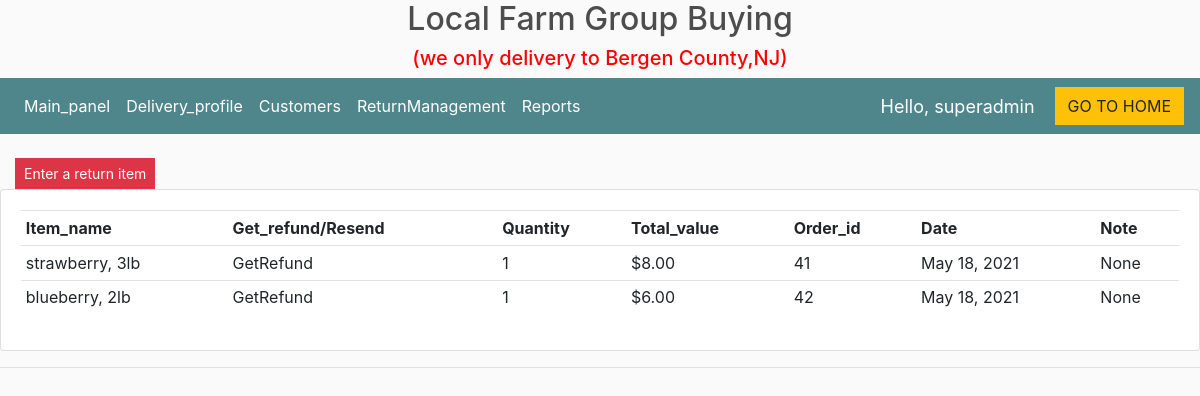
The page /ReturnManagement/ (signed in) on the database its author committed.
### store/models.py (models this page shows, shortened)
class ReturnManagement(models.Model):
	CATEGORY = (
		('GetRefund', 'GetRefund'),
		('ResendItem', 'ResendItem'),
	)
	item_name = models.ForeignKey(Product, on_delete=models.SET_NULL, null=True)
	category = models.CharField(max_length=200, null=True, choices=CATEGORY)
	quantity = models.IntegerField(default=0, null=True, blank=True)
	total_value = models.FloatField()
	order = models.ForeignKey(Order, on_delete=models.SET_NULL, null=True)
	date = models.DateField(max_length=100, null=True)
	note = models.CharField(max_length=200, null=True, blank=True)

class Product(models.Model):
	CATEGORY = (
		('Vegetables', 'Vegetables'),
		('Fruits', 'Fruits'),
		('Eggs', 'Eggs'),
	)
	name = models.CharField(max_length=200)
	category = models.CharField(max_length=200, null=True, choices=CATEGORY)
	price = models.FloatField()
	describe = models.CharField(max_length=1000)
	image = models.ImageField(null=True, blank=True)
	def __str__(self):
		return self.name

class Order(models.Model):
	customer = models.ForeignKey(Customer, on_delete=models.SET_NULL, null=True, blank=True)
	date_ordered = models.DateTimeField(max_length=100, null=True)
	complete = models.BooleanField(default=False)
	transaction_id = models.CharField(max_length=100, null=True)
	delivered = models.BooleanField(default=False)
	delivered_date = models.DateField(max_length=100, null=True,blank=True)
	def __str__(self):
		return str(self.id)

### store/decorators.py (the view)
		def wrapper_func(request, *args, **kwargs):
			group = None
			if request.user.groups.exists():
				group = request.user.groups.all()[0].name
			if group in allowed_roles:
				return view_func(request, *args, **kwargs)
			else:
				return HttpResponse('You are not authorized')

### store/views.py (called while the page is built)
@login_required(login_url='login')
@allowed_users(allowed_roles=['admin'])
def Return(request):
	returnitem = ReturnManagement.objects.all()
	context = {'returnitem': returnitem}
	return render(request, 'store/ReturnManagement.html', context)

### store/templates/store/ReturnManagement.html
{%  extends 'store/maindashboard.html' %}
{% load static %}
{% block content %}
<br>
  <div class="col-lg-10">
        <a class="btn btn-sm btn-danger" href="{% url 'enter_return_item'%}">Enter a return item</a>
  </div>
<div class="row">
	<div class="col-md">
		<div class="card card-body">
			<table class="table table-sm">
				<tr>
					<th>Item_name</th>
					<th>Get_refund/Resend</th>
					<th>Quantity</th>
                    <th>Total_value</th>
                    <th>Order_id</th>
                    <th>Date</th>
                    <th>Note</th>
				</tr>
				{% for r in returnitem %}
				    <tr>
						<td>{{r.item_name}}</td>
						<td>{{r.category}}</td>
						<td>{{r.quantity}}</td>
						<td>${{r.total_value|floatformat:2}}</td>
						<td>{{r.order}}</td>
						<td>{{r.date}}</td>
						<td>{{r.note}}</td>
					</tr>
				{% endfor %}
            </table>
		</div>
    </div>
</div>
{% endblock %}

### store/templates/store/navbardashboard.html (shortened to what this page needs)
{% load static %}
<nav class="navbar navbar-expand-lg navbar-dark bg-dark">
    <div class="collapse navbar-collapse" id="navbarSupportedContent">
	    <ul class="navbar-nav mr-auto">
	      <li class="nav-item active">
	        <a class="nav-link" href="{% url 'dashboard' %}">Main_panel </a>
	      </li>
			<li class="nav-item active">
	        <a class="nav-link" href="{% url 'delivery' %}">Delivery_profile</a>
			</li>
			<li class="nav-item active">
	        <a class="nav-link" href="{% url 'customer_info' %}">Customers</a>
			</li>
			<li class="nav-item active">
	        <a class="nav-link" href="{% url 'ReturnManagement' %}">ReturnManagement</a>
			</li>
		 {% if request.user.is_superuser%}
	      <li class="nav-item active">
	        <a class="nav-link" href="{% url 'reports' %}">Reports</a>
	      </li>
			{% endif %}
	    </ul>
	     	<span class="hello-msg">Hello, {{request.user}}</span>
	    <div class="form-inline my-2 my-lg-0">
	     	<a href="{% url 'homein' %}"class="btn btn-warning">GO TO HOME</a>
	    </div>
       </div>
	 </nav>

### static/css/main.css (style rules this page uses)
body { background-color: hsl(0, 0%, 98%); }
.bg-dark { background-color: #4f868c!important; }
.btn { border-radius: 0; }

### store/templates/store/navbardashboard.html (style rules this page uses)
.hello-msg { font-size: 18px; color: #fff; margin-right: 20px; }

### rows shown on the page
ReturnManagement: item_name "strawberry, 3lb", category "GetRefund", quantity "1", total_value "8.00", order "41", date "May 18, 2021", note "None"
ReturnManagement: item_name "blueberry, 2lb", category "GetRefund", quantity "1", total_value "6.00", order "42", date "May 18, 2021", note "None"

### other values the page prints
{{ request.user }} "superadmin"
